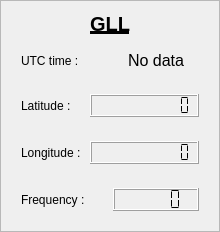
        <widget class="QFrame" name="verticalFrame_gll">
         <property name="frameShape">
          <enum>QFrame::Shape::StyledPanel</enum>
         </property>
         <layout class="QVBoxLayout" name="verticalLayout_15">
          <item>
           <widget class="QLabel" name="label_34">
            <property name="sizePolicy">
             <sizepolicy hsizetype="Preferred" vsizetype="Maximum">
              <horstretch>0</horstretch>
              <verstretch>0</verstretch>
             </sizepolicy>
            </property>
            <property name="font">
             <font>
              <pointsize>15</pointsize>
              <bold>true</bold>
              <underline>true</underline>
             </font>
            </property>
            <property name="text">
             <string notr="true">GLL</string>
            </property>
            <property name="alignment">
             <set>Qt::AlignmentFlag::AlignCenter</set>
            </property>
           </widget>
          </item>
          <item>
           <layout class="QHBoxLayout" name="horizontalLayout_46">
            <property name="leftMargin">
             <number>9</number>
            </property>
            <property name="topMargin">
             <number>9</number>
            </property>
            <property name="rightMargin">
             <number>9</number>
            </property>
            <property name="bottomMargin">
             <number>9</number>
            </property>
            <item>
             <widget class="QLabel" name="label_45">
              <property name="text">
               <string>UTC time :</string>
              </property>
             </widget>
            </item>
            <item>
             <widget class="QLabel" name="label_utcTime_gll">
              <property name="sizePolicy">
               <sizepolicy hsizetype="Preferred" vsizetype="Maximum">
                <horstretch>0</horstretch>
                <verstretch>0</verstretch>
               </sizepolicy>
              </property>
              <property name="font">
               <font>
                <pointsize>12</pointsize>
               </font>
              </property>
              <property name="text">
               <string>No data</string>
              </property>
              <property name="alignment">
               <set>Qt::AlignmentFlag::AlignCenter</set>
              </property>
             </widget>
            </item>
           </layout>
          </item>
          <item>
           <layout class="QHBoxLayout" name="horizontalLayout_25">
            <property name="leftMargin">
             <number>9</number>
            </property>
            <property name="topMargin">
             <number>9</number>
            </property>
            <property name="rightMargin">
             <number>9</number>
            </property>
            <property name="bottomMargin">
             <number>9</number>
            </property>
            <item>
             <widget class="QLabel" name="label_37">
              <property name="text">
               <string>Latitude :</string>
              </property>
             </widget>
            </item>
            <item>
             <widget class="QLCDNumber" name="lcdNumber_latitude_gll">
              <property name="sizePolicy">
               <sizepolicy hsizetype="Minimum" vsizetype="Maximum">
                <horstretch>0</horstretch>
                <verstretch>0</verstretch>
               </sizepolicy>
              </property>
              <property name="digitCount">
               <number>10</number>
              </property>
              <property name="segmentStyle">
               <enum>QLCDNumber::SegmentStyle::Flat</enum>
              </property>
             </widget>
            </item>
           </layout>
          </item>
          <item>
           <layout class="QHBoxLayout" name="horizontalLayout_27">
            <property name="leftMargin">
             <number>9</number>
            </property>
            <property name="topMargin">
             <number>9</number>
            </property>
            <property name="rightMargin">
             <number>9</number>
            </property>
            <property name="bottomMargin">
             <number>9</number>
            </property>
            <item>
             <widget class="QLabel" name="label_38">
              <property name="text">
               <string>Longitude : </string>
              </property>
             </widget>
            </item>
            <item>
             <widget class="QLCDNumber" name="lcdNumber_longitude_gll">
              <property name="sizePolicy">
               <sizepolicy hsizetype="Minimum" vsizetype="Maximum">
                <horstretch>0</horstretch>
                <verstretch>0</verstretch>
               </sizepolicy>
              </property>
              <property name="digitCount">
               <number>10</number>
              </property>
              <property name="segmentStyle">
               <enum>QLCDNumber::SegmentStyle::Flat</enum>
              </property>
             </widget>
            </item>
           </layout>
          </item>
          <item>
           <layout class="QHBoxLayout" name="horizontalLayout_28">
            <property name="leftMargin">
             <number>9</number>
            </property>
            <property name="topMargin">
             <number>9</number>
            </property>
            <property name="rightMargin">
             <number>9</number>
            </property>
            <property name="bottomMargin">
             <number>9</number>
            </property>
            <item>
             <widget class="QLabel" name="label_39">
              <property name="text">
               <string>Frequency :</string>
              </property>
             </widget>
            </item>
            <item>
             <widget class="QLCDNumber" name="lcdNumber_frequency_gll">
              <property name="sizePolicy">
               <sizepolicy hsizetype="Minimum" vsizetype="Maximum">
                <horstretch>0</horstretch>
                <verstretch>0</verstretch>
               </sizepolicy>
              </property>
              <property name="segmentStyle">
               <enum>QLCDNumber::SegmentStyle::Flat</enum>
              </property>
             </widget>
            </item>
           </layout>
          </item>
         </layout>
        </widget>
